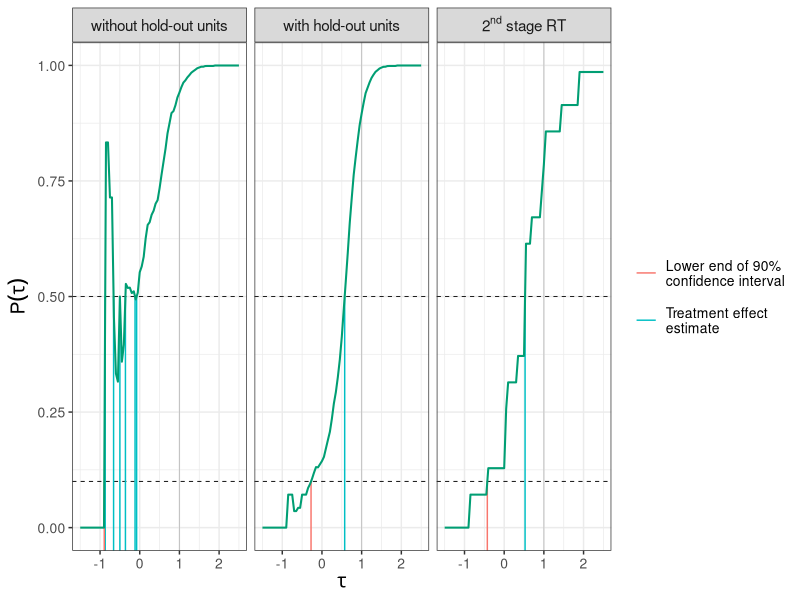

Recreate this plot in R.
library(ggplot2)
library(gtools)
library(dplyr)
library(tidyr)


## We tried 10 differents seed from 2024 to 2034.
set.seed(2031)


## Parameters
## group 0 (g0) corresponds to high genetic risk score
N1 <- 16
N2 <- 16
tau_g0 <- 1
tau_g1 <- 0
tau_seq <- seq(-1.5, 2.5, by = 0.05)


## Data generation
X1 <- c(rep(0, N1/2), rep(1, N1/2))
X2 <- c(rep(0, N2/2), rep(1, N2/2))
Y_0 <- rnorm(N1+N2, 0, 1)
Y_1 <- Y_0 + tau_g0 * (1-c(X1, X2)) + tau_g1 * c(X1, X2)

treat <- function(n) sample(c(rep(0, n/2), rep(1, n/2)))
Z1 <- c(treat(N1/2), treat(N1/2))
Z2 <- c(treat(N2/2), treat(N2/2))
Y1 <- Y_0[1:N1] * (1-Z1) + Y_1[1:N1] * Z1
Y2 <- Y_0[(N1+1):N2] * (1-Z2) + Y_1[(N1+1):N2] * Z2


## Statistics for selection and hypothesis test
SATE <- function(y, z) {
  mean_diff <- mean(y[z==1]) - mean(y[z==0])
  sd_est <- sqrt(var(y[z==1])/sum(z) + var(y[z==0])/sum(1-z))
  mean_diff / sd_est
}

Delta <- function(Y, X, Z) {
  sate_g0 <- SATE(Y[X==0], Z[X==0])
  sate_g1 <- SATE(Y[X==1], Z[X==1])
  (sate_g1 - sate_g0) / sqrt(2)
}


delta_holdout <- Delta(Y1, X1, Z1)
delta_full <- Delta(c(Y1, Y2), c(X1,X2), c(Z1, Z2))


## Only proceed if both selection rules lead to subgroup "high"
if (delta_holdout < qnorm(0.2) && delta_full < qnorm(0.2)) {
  ## Defining short-hands
  Y1_g0 <- Y1[X1==0]
  Y2_g0 <- Y2[X2==0]
  Y_g0 <- c(Y1[X1==0], Y2[X2==0])
  Y1_g1 <- Y1[X1==1]
  Y2_g1 <- Y2[X2==1]
  Z1_g0 <- Z1[X1==0]
  Z2_g0 <- Z2[X2==0]
  Z_g0 <- c(Z1[X1==0], Z2[X2==0])
  Z1_g1 <- Z1[X1==1]
  Z2_g1 <- Z2[X2==1]

  ## observed value of test statistic
  t_obs <- SATE(c(Y1_g0, Y2_g0), c(Z1_g0, Z2_g0))

  ## generating all different combinations of treated people
  comb1 <- combinations(n = N1/2, r = N1/4)
  comb2 <- combinations(n = N2/2, r = N2/4, v=N1/2 + (1:(N2/2)))
  comb <- merge(as.data.frame(comb1), as.data.frame(comb2), by = NULL)


  ## Computing p-value for specific tau
  generate_pval <- function(tau) {

    ## Computing selection and test statistics when people with indices a
    ## are treated
    helper <- function(a) {
      ## treatment assignments and imputed outcomes
      z <- rep(0, (N1+N2)/2) ## treatment assignments in group 0
      z[a] <- 1
      Y_imp <- Y_g0 + (z - Z_g0) * tau
      Y_imp1 <- Y_imp[1:(N1/2)]
      Y_imp2 <- Y_imp[(N1/2) + (1:(N2/2))]
      z1 <- z[1:(N1/2)]
      z2 <- z[(N1/2) + (1:(N2/2))]

      ## Selection statistics for 3 scenarios:
      ## holdout units, no holdout units, second stage only RT
      sel_holdout <- Delta(c(Y_imp1, Y1_g1), X1, c(z1, Z1_g1)) < qnorm(0.2)
      sel_full <- Delta(c(Y_imp1, Y1_g1, Y_imp2, Y2_g1),
                        c(X1, X2),
                        c(z1, Z1_g1, z2, Z2_g1)) < qnorm(0.2)
      sel_second <- all(z1 == Z1_g0)

      ## value of test statistic under treatment z
      test_stat <- SATE(Y_imp, z)

      c(sel_holdout, sel_full, sel_second, test_stat)
    }

    ## assembling values of statistics for all feasible treatment assignments
    res_mat <- t(apply(comb, 1, helper))
    res_df <- as.data.frame(res_mat)
    colnames(res_df) <- c("sel_holdout", "sel_full", "sel_second", "test_stat")
    res_df <- mutate(res_df, smaller = test_stat > t_obs)

    ## Computing different p-values
    pval_holdout <- filter(res_df, sel_holdout == 1) |>
      summarize(pval_holdout = mean(smaller)) |>
      pull()

    pval_full <- filter(res_df, sel_full == 1) |>
      summarize(pval_holdout = mean(smaller)) |>
      pull()

    pval_second <- filter(res_df, sel_second == 1) |>
      summarize(pval_second = mean(smaller)) |>
      pull()

    c(pval_holdout, pval_full, pval_second)
  }


  ## Computing and storing p-value curve over sequences of tau's
  pval_mat <- t(sapply(tau_seq, generate_pval))
  pval_df <- as.data.frame(pval_mat)
  colnames(pval_df) <- c("holdout", "full", "second")


  ## Helper functions for visualization
  compute_mid <- function(a, b, p) {
    x <- lead(a)
    y <- lead(b)
    lambda <- (p-b) / (y-b)
    a * (1-lambda) + x * lambda
  }

  cross_fun <- function(a, b) {
    (a-b) * (lead(a)-b) < 0
  }

  touch_fun <- function(a, b) {
    abs(a - b) < 0.001
  }


  ## Levels for estimation and 90% confidence interval
  cross_val <- 0.5
  confint_val <- 0.1


  ## Preparing data for plots
  est_confint_df <- pval_df |>
    mutate(tau = tau_seq) |>
    mutate(across(1:3, list(tau.midAest = ~compute_mid(tau, ., cross_val),
                            touchAest = ~touch_fun(., cross_val),
                            crossAest = ~cross_fun(., cross_val),
                            tau.midAci = ~compute_mid(tau, ., confint_val),
                            touchAci = ~touch_fun(., confint_val),
                            crossAci = ~cross_fun(., confint_val)),
                  .names = "{.fn}_{.col}")) |>
    rename(pval_holdout = holdout, pval_full = full, pval_second = second) |>
    pivot_longer(cols = -tau,
                 names_to = c(".value", "kind"),
                 names_sep = "_") |>
    pivot_longer(cols = -(1:3),
                 names_to = c(".value", "type"),
                 names_sep = "A") |>
    filter(touch | cross) |>
    mutate(x = if_else(cross, tau.mid, tau),
           y = if_else(type == "est", cross_val, confint_val)) |>
    select(x, y, tau, kind, type)


  pval_df <- pval_df |>
    mutate(tau = tau_seq) |>
    pivot_longer(cols = -tau,
                 names_to = "kind",
                 values_to = "pval")


  join_df2 <- pval_df |>
    left_join(est_confint_df, by = c("tau" = "tau", "kind" = "kind"))

  name_list <- list("full" = "without hold-out units",
                    "holdout" = "with hold-out units",
                    "second" = expression(2^nd ~ stage ~ RT))
  labeller_fun <- function(variable, value){
    name_list[value]
  }


  ## Plotting the results
  ggplot(data = join_df2) +
    geom_hline(yintercept = c(0.1,0.5), col = "black",
               linetype = "dashed", linewidth = 0.3) +
    geom_vline(xintercept = 1, col = "gray",
               linetype = "solid", linewidth = 0.3) +
    geom_segment(aes(x = x, y = y, xend = x, yend = -Inf,
                     col = type),
                 linewidth = 0.5,
                 alpha = 1,
                 na.rm = TRUE
    ) +
    geom_line(aes(x = tau, y = pval),
              linewidth = 0.7,
              col = "#009E73",
              alpha = 1) +
    facet_grid(~factor(kind, levels=c("full", "holdout", "second")),
               labeller = labeller_fun) +
    coord_cartesian(xlim = c(-1.5, 2.5)) +
    labs(x = expression(tau),
         y = expression(P(tau))) +
    scale_colour_discrete(name = "",
                          breaks = c("ci", "est"),
                          labels = c("Lower end of 90%\nconfidence interval",
                                     "Treatment effect\nestimate"),
                          na.translate = F) +
    theme_bw() +
    theme(strip.text.x = element_text(size = 11),
          axis.title = element_text(size = 14),
          axis.text = element_text(size = 10),
          legend.title = element_blank(),
          legend.text = element_text(size = 10),
          legend.key.height = unit(1.2,"cm"))

} else {
  print("Choose another seed.")
}
